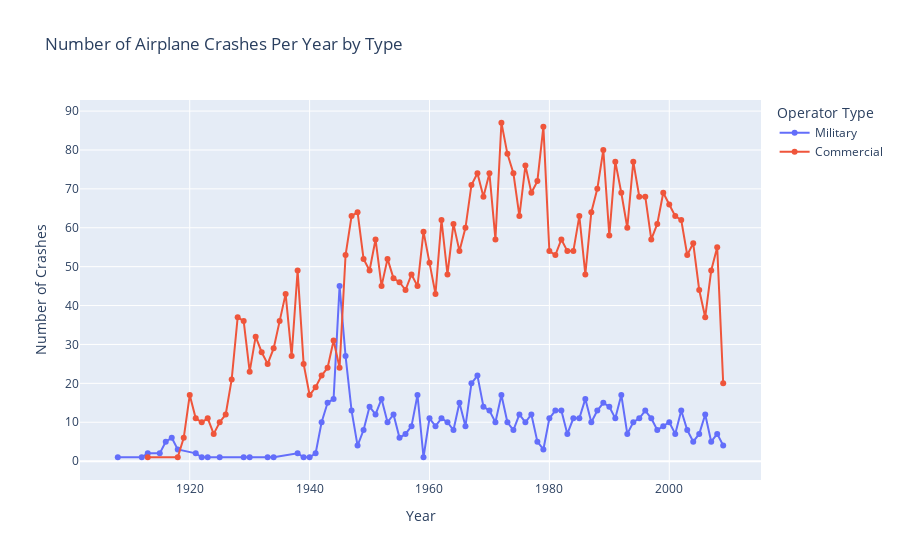

Write notebook code for a chart like this one.
### Markdown cell above
Explore what percentage of plane crashes were military or commercial.

### Code cell
# Assuming 'crashes' DataFrame is already loaded
# Categorize each crash
crashes['Type'] = crashes['Operator'].apply(lambda x: 'Military' if 'Military' in str(x) else 'Commercial')

# Group by 'Year' and 'Type' and count the number of crashes
crashes_per_year_type = crashes.groupby(['Year', 'Type']).size().reset_index(name='Number of Crashes')

# Create an interactive plot using Plotly Express with color distinction
fig = px.line(crashes_per_year_type, 
              x='Year', 
              y='Number of Crashes', 
              color='Type',  # Differentiate lines by 'Type'
              title='Number of Airplane Crashes Per Year by Type',
              markers=True,  # To add markers as in the original plot
              labels={'Number of Crashes': 'Number of Crashes', 'Year': 'Year', 'Type': 'Operator Type'})

# Show the figure
fig.show()

# If you need to embed this in a web page:
# fig.write_html('path/to/file.html')  # Save the plot as an HTML file

### Figure 1 — Plotly figure (JSON) as saved in the notebook; plotly's stock layout.template omitted (floating-point values rounded to 4 significant figures)
{"data": [{"hovertemplate": "Operator Type=Military<br>Year=%{x}<br>Number of Crashes=%{y}<extra></extra>", "legendgroup": "Military", "line": {"color": "#636efa", "dash": "solid"}, "marker": {"symbol": "circle"}, "mode": "markers+lines", "name": "Military", "orientation": "v", "showlegend": true, "type": "scatter", "x": [1908, 1912, 1913, 1915, 1916, 1917, 1918, 1921, 1922, 1923, 1925, 1929, 1930, 1933, 1934, 1938, 1939, 1940, 1941, 1942, 1943, 1944, 1945, 1946, 1947, 1948, 1949, 1950, 1951, 1952, 1953, 1954, 1955, 1956, 1957, 1958, 1959, 1960, 1961, 1962, 1963, 1964, 1965, 1966, 1967, 1968, 1969, 1970, 1971, 1972, 1973, 1974, 1975, 1976, 1977, 1978, 1979, 1980, 1981, 1982, 1983, 1984, 1985, 1986, 1987, 1988, 1989, 1990, 1991, 1992, 1993, 1994, 1995, 1996, 1997, 1998, 1999, 2000, 2001, 2002, 2003, 2004, 2005, 2006, 2007, 2008, 2009], "xaxis": "x", "y": [1, 1, 2, 2, 5, 6, 3, 2, 1, 1, 1, 1, 1, 1, 1, 2, 1, 1, 2, 10, 15, 16, 45, 27, 13, 4, 8, 14, 12, 16, 10, 12, 6, 7, 9, 17, 1, 11, 9, 11, 10, 8, 15, 9, 20, 22, 14, 13, 10, 17, 10, 8, 12, 10, 12, 5, 3, 11, 13, 13, 7, 11, 11, 16, 10, 13, 15, 14, 11, 17, 7, 10, 11, 13, 11, 8, 9, 10, 7, 13, 8, 5, 7, 12, 5, 7, 4], "yaxis": "y"}, {"hovertemplate": "Operator Type=Commercial<br>Year=%{x}<br>Number of Crashes=%{y}<extra></extra>", "legendgroup": "Commercial", "line": {"color": "#EF553B", "dash": "solid"}, "marker": {"symbol": "circle"}, "mode": "markers+lines", "name": "Commercial", "orientation": "v", "showlegend": true, "type": "scatter", "x": [1913, 1918, 1919, 1920, 1921, 1922, 1923, 1924, 1925, 1926, 1927, 1928, 1929, 1930, 1931, 1932, 1933, 1934, 1935, 1936, 1937, 1938, 1939, 1940, 1941, 1942, 1943, 1944, 1945, 1946, 1947, 1948, 1949, 1950, 1951, 1952, 1953, 1954, 1955, 1956, 1957, 1958, 1959, 1960, 1961, 1962, 1963, 1964, 1965, 1966, 1967, 1968, 1969, 1970, 1971, 1972, 1973, 1974, 1975, 1976, 1977, 1978, 1979, 1980, 1981, 1982, 1983, 1984, 1985, 1986, 1987, 1988, 1989, 1990, 1991, 1992, 1993, 1994, 1995, 1996, 1997, 1998, 1999, 2000, 2001, 2002, 2003, 2004, 2005, 2006, 2007, 2008, 2009], "xaxis": "x", "y": [1, 1, 6, 17, 11, 10, 11, 7, 10, 12, 21, 37, 36, 23, 32, 28, 25, 29, 36, 43, 27, 49, 25, 17, 19, 22, 24, 31, 24, 53, 63, 64, 52, 49, 57, 45, 52, 47, 46, 44, 48, 45, 59, 51, 43, 62, 48, 61, 54, 60, 71, 74, 68, 74, 57, 87, 79, 74, 63, 76, 69, 72, 86, 54, 53, 57, 54, 54, 63, 48, 64, 70, 80, 58, 77, 69, 60, 77, 68, 68, 57, 61, 69, 66, 63, 62, 53, 56, 44, 37, 49, 55, 20], "yaxis": "y"}], "layout": {"legend": {"title": {"text": "Operator Type"}, "tracegroupgap": 0}, "title": {"text": "Number of Airplane Crashes Per Year by Type"}, "xaxis": {"anchor": "y", "domain": [0, 1], "title": {"text": "Year"}}, "yaxis": {"anchor": "x", "domain": [0, 1], "title": {"text": "Number of Crashes"}}}}
